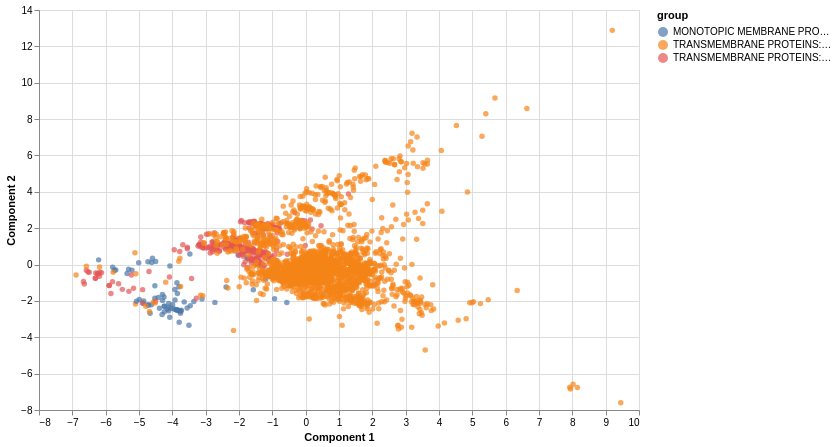

The cell this chart's notebook holds for it:
### Markdown cell above
##### Using PCA

### Code cell
combined_plot_data = pd.concat(plot_data)

# append categorical data
other_label = clean_df[["group", "subgroup", "family_name", "taxonomic_domain"]]
categorical_data = categorical_data.reset_index(drop=True)
combined_plot_data = pd.concat(plot_data).reset_index(drop=True)
data_combined_PCA = pd.concat([categorical_data, combined_plot_data[combined_plot_data["Method"] == "PCA"], other_label], axis=1)

# Plot using Altair
alt.Chart(data_combined_PCA).mark_circle().encode(
    x='Component 1',
    y='Component 2',
    color='group',
    tooltip=['Method', 'Parameter']
).transform_filter(
    (alt.datum.Method == "PCA") & (alt.datum.group != None)
).properties(
    width=600,
    height=400
).interactive()

### Figure 1 — Vega-Lite specification as saved in the notebook (floating-point values rounded to 4 significant figures; data arrays with more than 128 entries replaced by an {"elided": "..."} marker saying what was removed)
{"config": {"view": {"continuousWidth": 300, "continuousHeight": 300}}, "data": {"name": "data-8b8af2e5c61a272997a605ed7f7c46bf"}, "mark": {"type": "circle"}, "encoding": {"color": {"field": "group", "type": "nominal"}, "tooltip": [{"field": "Method", "type": "nominal"}, {"field": "Parameter", "type": "nominal"}], "x": {"field": "Component 1", "type": "quantitative"}, "y": {"field": "Component 2", "type": "quantitative"}}, "height": 400, "params": [{"name": "param_11", "select": {"type": "interval", "encodings": ["x", "y"]}, "bind": "scales"}], "transform": [{"filter": "((datum.Method === 'PCA') && (datum.group !== null))"}], "width": 600, "$schema": "https://vega.github.io/schema/vega-lite/v5.16.3.json", "datasets": {"data-8b8af2e5c61a272997a605ed7f7c46bf": {"elided": "2857 records"}}}
